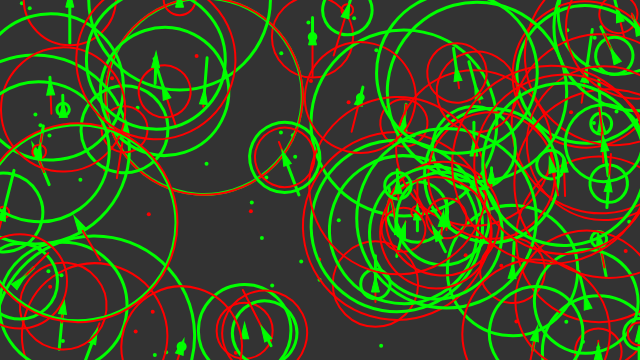
Frame 1 (no input)
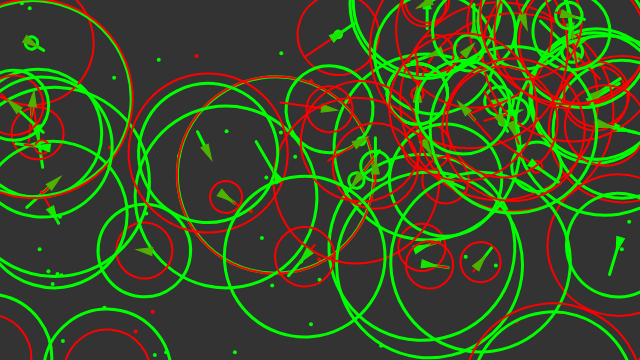
Frame 60 (no input)
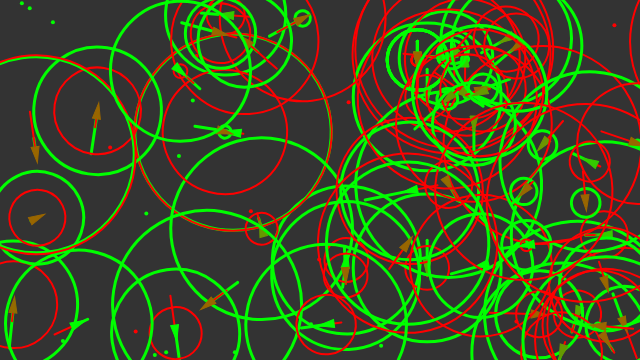
Frame 120 (the mouse pressed at the canvas centre since frame 60)

The p5.js sketch that drew these frames (run headless with seeded random() and noise() and a simulated clock; from frame 60 on, the mouse is pressed at the canvas centre):

// p5.js sketch
// ── sketch.js
let vehicles = [];
const foodPieces = [];
const poisonPieces = [];
let debugCheckbox;

function newRandomPosition() {
    const x = random(width);
    const y = random(height);
    return createVector(x, y);
}

function newFood() {
    foodPieces.push(newRandomPosition());
}

function newPoison() {
    poisonPieces.push(newRandomPosition());
}

function drawPiece(x, y) {
    noStroke();
    ellipse(x, y, 4, 4);
}

function setup() {
    createCanvas(640, 360);

    for (let i=0; i<50; i++) {
        const { x, y } = newRandomPosition();
        vehicles.push(new Vehicle(x, y));
    }

    for (let i=0; i<40; i++) { newFood() }

    for (let i=0; i<20; i++) { newPoison() }

    debugCheckbox = createCheckbox('Debug');
    debugCheckbox.checked(true);
}

function draw() {
    background(51);

    if (random(1) < 0.1) { newFood() }

    if (random(1) < 0.01) { newPoison() }

    foodPieces.forEach(({ x, y }) => {
        fill(0,255,0);
        drawPiece(x, y);
    });

    poisonPieces.forEach(({ x, y }) => {
        fill(255,0,0);
        drawPiece(x, y);
    });

    // Call the appropriate steering behaviors for our agents
    for (let index=vehicles.length-1; index >= 0; index--) {
        const vehicle = vehicles[index];
        vehicle.boundaries();
        vehicle.behaviors(foodPieces, poisonPieces);
        vehicle.update();
        vehicle.display(debugCheckbox.checked());

        const newVehicle = vehicle.clone();
        if (newVehicle) {
            vehicles.push(newVehicle);
        }

        if (vehicle.dead()) {
            const x = vehicle.position.x;
            const y = vehicle.position.y;
            foodPieces.push(createVector(x, y));
            vehicles.splice(index, 1);
        }
    }
}
// ── vehicle.js
const mutationRate = 0.01;

class Vehicle {
    constructor(x, y, dna) {
        this.acceleration = createVector(0, 0);
        this.velocity = createVector(0, -2);
        this.position = createVector(x, y);
        this.r = 4;
        this.maxspeed = 5;
        this.maxforce = 0.5;

        this.health = 1;

        if (dna) {
            this.dna = dna.map((gene, index) => {
                let mutation = 0;
                if (random(1) < mutationRate) {
                    if (index > 1) {
                        mutation = random(-10, 10);
                    } else {
                        mutation = random(-0.1, 0.1)
                    }
                }
                return gene + mutation;
            });
        } else {
            this.dna = [
                random(-2,2), // food weight
                random(-2,2), // poison weight
                random(0, 100), // food perception
                random(0, 100), // poison perception
            ];
        }
    }

    // Method to update location
    update() {
        this.health -= 0.005;
        // Update velocity
        this.velocity.add(this.acceleration);
        // Limit speed
        this.velocity.limit(this.maxspeed);
        this.position.add(this.velocity);
        // Reset acceleration to 0 each cycle
        this.acceleration.mult(0);
    }

    applyForce(force) {
        // We could add mass here if we want A = F / M
        this.acceleration.add(force);
    }

    behaviors(good, bad) {
        const steerG = this.eat(good, 0.2, this.dna[2]);
        const steerB = this.eat(bad, -1, this.dna[3]);

        steerG.mult(this.dna[0]);
        steerB.mult(this.dna[1]);

        this.applyForce(steerG);
        this.applyForce(steerB);
    }

    clone() {
        if (random(1) < 0.002) {
            const { x, y } = this.position;
            return new Vehicle(x, y, this.dna);
        }
        return null;
    }

    eat(list, nutrition, perception) {
        let record = Infinity;
        let closest = null;

        for (let index=list.length-1; index >= 0; index--) {
            const item = list[index];
            const distance = this.position.dist(item);
            
            if (distance < this.maxspeed) {
                list.splice(index, 1);
                this.health += nutrition;
            } else if (distance < record && distance < perception) {
                record = distance;
                closest = item;
            }
        }

        return closest ? this.seek(closest) : createVector(0,0);
    }

    // A method that calculates a steering force towards a target
    // STEER = DESIRED MINUS VELOCITY
    seek(target) {
        const desired = p5.Vector.sub(target, this.position); // A vector pointing from the location to the target

        // Scale to maximum speed
        desired.setMag(this.maxspeed);

        // Steering = Desired minus velocity
        const steer = p5.Vector.sub(desired, this.velocity);
        steer.limit(this.maxforce); // Limit to maximum steering force

        return steer;
    }

    dead() {
        return this.health <= 0;
    }

    display(debug = false) {
        // Draw a triangle rotated in the direction of velocity
        const theta = this.velocity.heading() + PI / 2;
        push();
        translate(this.position.x, this.position.y);
        rotate(theta);
        
        if (debug) {
            this.displayDebug();
        }

        const gr = color(0, 255, 0);
        const rd = color(255, 0, 0);
        const col = lerpColor(rd, gr, this.health);

        fill(col);
        stroke(col);
        strokeWeight(1);
        beginShape();
        vertex(0, -this.r * 2);
        vertex(-this.r, this.r * 2);
        vertex(this.r, this.r * 2);
        endShape(CLOSE);

        pop();
    }

    displayDebug() {
        strokeWeight(3);
        stroke(0,255,0);
        noFill();
        line(0, 0, 0, -this.dna[0]*25);
        ellipse(0, 0, this.dna[2] * 2);
        strokeWeight(2);
        stroke(255,0,0);
        line(0, 0, 0, -this.dna[1]*25);
        ellipse(0, 0, this.dna[3] * 2);
    }

    boundaries() {
        const d = 25;
        let desired = null;

        if (this.position.x < d) {
            desired = createVector(this.maxspeed, this.velocity.y);
        } else if (this.position.x > width - d) {
            desired = createVector(-this.maxspeed, this.velocity.y);
        }

        if (this.position.y < d) {
            desired = createVector(this.velocity.x, this.maxspeed);
        } else if (this.position.y > height - d) {
            desired = createVector(this.velocity.x, -this.maxspeed);
        }

        if (desired !== null) {
            desired.normalize();
            desired.mult(this.maxspeed);
            let steer = p5.Vector.sub(desired, this.velocity);
            steer.limit(this.maxforce);
            this.applyForce(steer);
        }
    }
}
